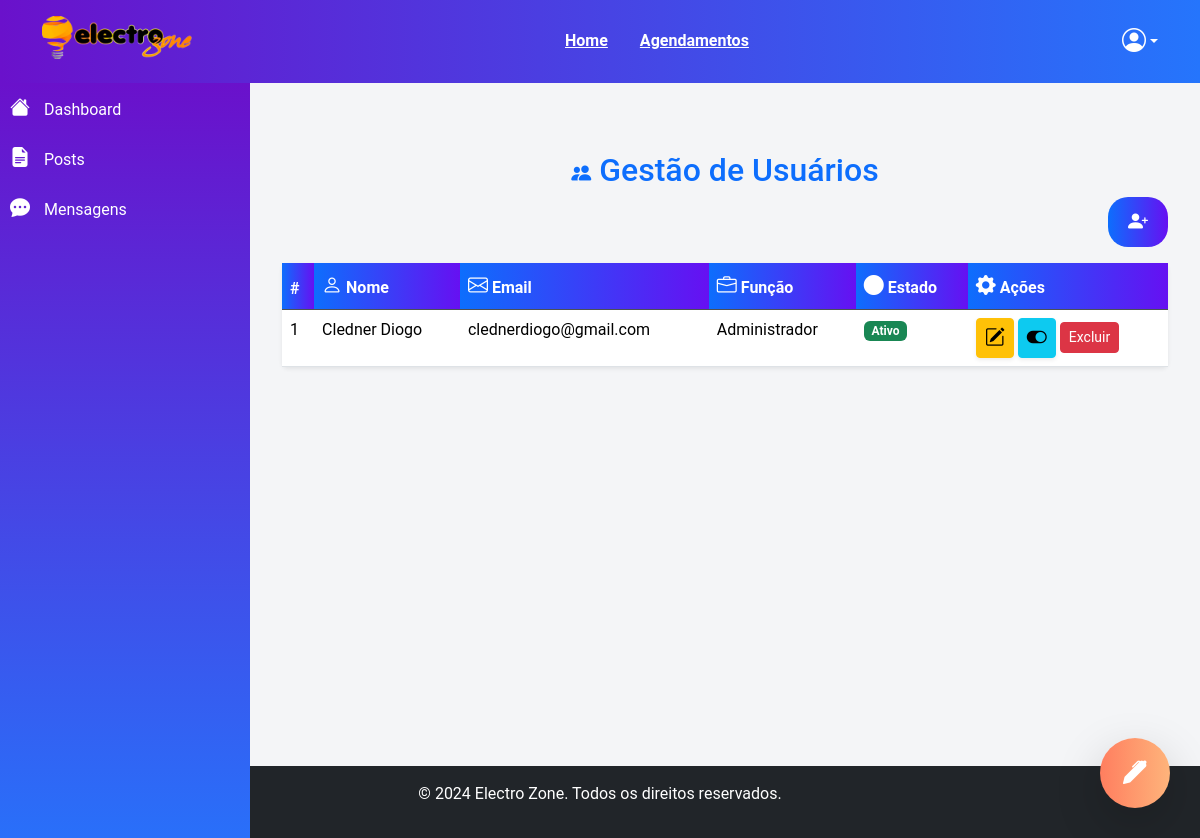
Before: /usuarios/novo with the older database file.
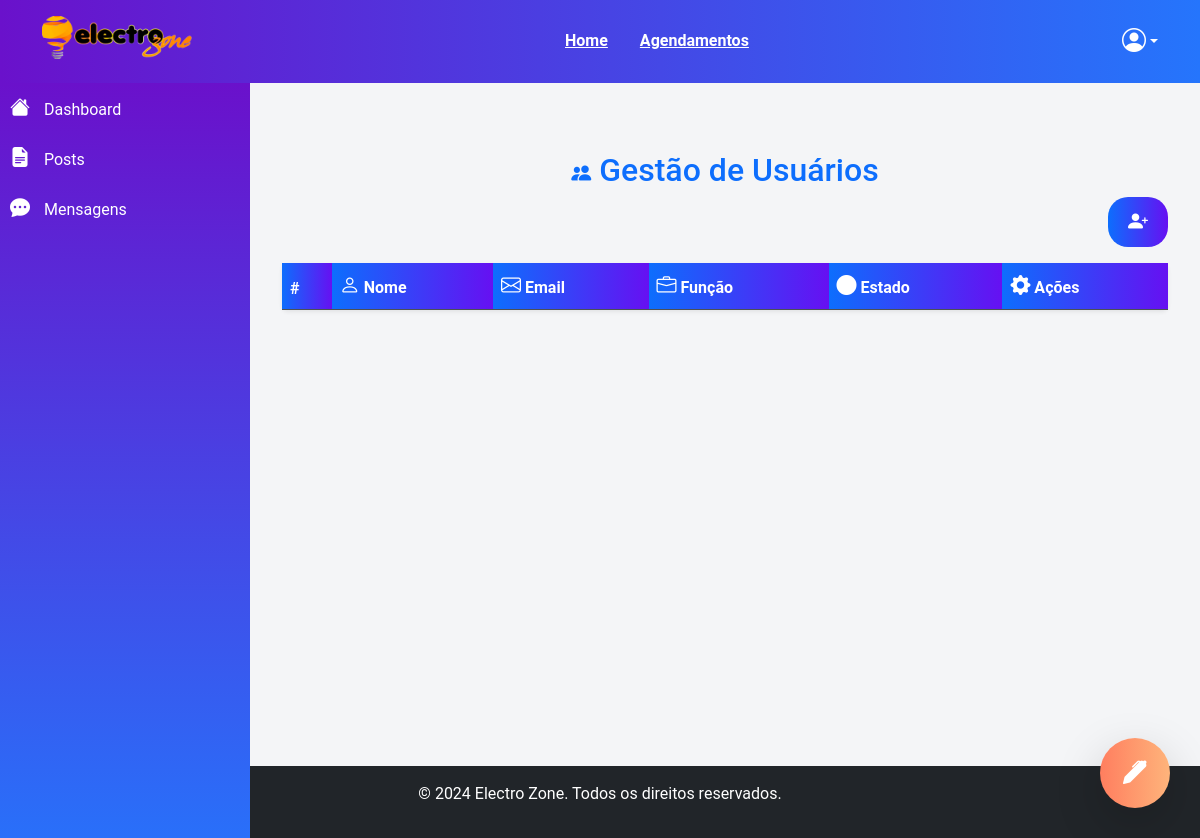
After: the same page with the newer database file.
### main.py (models this page shows, shortened)
class User(UserMixin,db.Model):
    id = db.Column(db.Integer, primary_key=True)
    nome = db.Column(db.String(150), unique=True, nullable=False)
    email = db.Column(db.String(150), unique=True, nullable=False)
    senha = db.Column(db.String(200), nullable=False)
    criado_em = db.Column(db.DateTime, default=datetime.utcnow, nullable=False)
    atualizado_em = db.Column(db.DateTime, default=datetime.utcnow, onupdate=datetime.utcnow, nullable=False)
    ativo = db.Column(db.Boolean, default=True, nullable=False)
    role = db.Column(db.String(50), default='Admin', nullable=False)  # Exemplos: 'admin', 'usuario', 'moderador'
    reset_token = db.Column(db.String(100), nullable=True)
    reset_token_expira_em = db.Column(db.DateTime, nullable=True)

### main.py (the view, shortened to what this page needs)
@app.route('/usuarios/novo', methods=['GET', 'POST'])
def criar_usuario():
    usuarios = User.query.all()
    return render_template('listar.html',  usuarios=usuarios)

### templates/listar.html (shortened to what this page needs)
{% extends "base.html" %}
{% block content %}
<div class="container mt-5">
    <h2 class="text-center text-primary"><i class="bi bi-people-fill"></i> Gestão de Usuários</h2>
    <div class="text-end mb-3">
        <button type="button" class="btn btn-gradient btn-lg" data-bs-toggle="modal" data-bs-target="#criarUsuarioModal">
            <i class="bi bi-person-plus-fill"></i>
        </button>
    </div>
    <table class="table table-hover shadow-sm rounded">
        <thead class="table-dark">
            <tr>
                <th>#</th>
                <th><i class="bi bi-person"></i> Nome</th>
                <th><i class="bi bi-envelope"></i> Email</th>
                <th><i class="bi bi-briefcase"></i> Função</th>
                <th><i class="bi bi-circle-fill"></i> Estado</th>
                <th><i class="bi bi-gear-fill"></i> Ações</th>
            </tr>
        </thead>
        <tbody>
            {% for usuario in usuarios %}
            <tr>
                <td>{{ usuario.id }}</td>
                <td>{{ usuario.nome }}</td>
                <td>{{ usuario.email }}</td>
                <td>{{ usuario.role }}</td>
                <td>
                    <span class="badge {{ 'bg-success' if usuario.ativo else 'bg-danger' }}">
                        {{ "Ativo" if usuario.ativo else "Inativo" }}
                    </span>
                </td>
                <td>
                    <a href="{{ url_for('editar_usuario', id=usuario.id) }}" class="btn btn-warning btn-sm shadow-sm">
                        <i class="bi bi-pencil-square"></i>
                    </a>
                    <form action="{{ url_for('alterar_status_usuario', id=usuario.id) }}" method="post" style="display:inline;">
                        <button type="submit" class="btn btn-info btn-sm shadow-sm">
                            <i class="bi {{ 'bi-toggle-on' if usuario.ativo else 'bi-toggle-off' }}"></i>
                        </button>
                    </form>
                    <button class="btn btn-danger btn-sm" data-bs-toggle="modal" data-bs-target="#confirmDeleteModal"
                        data-id="{{ usuario.id }}" data-nome="{{ usuario.nome }}">Excluir</button>
                </td>
            </tr>
            {% endfor %}
        </tbody>
    </table>
</div>
{% endblock %}

### templates/base.html (shortened to what this page needs)
<!DOCTYPE html>
<html lang="en">
<head>
     <link rel="stylesheet" href="https://cdn.jsdelivr.net/npm/bootstrap@5.3.2/dist/css/bootstrap.min.css">
   <link href="https://cdn.jsdelivr.net/npm/bootstrap-icons/font/bootstrap-icons.css" rel="stylesheet">
    <link rel="stylesheet" href="{{ url_for('static', filename='styles.css') }}">
</head>
<body>
<header class="py-3 bg-dark">
    <div class="container d-flex align-items-center justify-content-between">
        <h1><img src="{{ url_for('static', filename='uploads/logo.png') }}" alt="Electro Zone Logo" class="img-fluid" style="max-width: 150px;"></h1>
        <nav class="d-none d-md-flex align-items-center">
            <a href="/" class="text-white mx-3">Home</a>
            <a href="/scheduled_posts" class="text-white mx-3">Agendamentos</a>
        </nav>
        <div class="dropdown">
            <a class="text-white d-flex align-items-center text-decoration-none dropdown-toggle" href="#" role="button" id="userMenu" data-bs-toggle="dropdown" aria-expanded="false">
                <i class="bi bi-person-circle fs-4"></i>
            </a>
        </div>
    </div>
</header>
<div class="d-flex">
    <aside class="sidebar d-none d-lg-block bg-light">
        <ul class="nav flex-column">
            <li class="nav-item">
                <a href="/" class="nav-link"><i class="bi bi-house-fill"></i> Dashboard</a>
            </li>
            <li class="nav-item">
                <a href="/posts" class="nav-link"><i class="bi bi-file-earmark-text-fill"></i> Posts</a>
            </li>
            <li class="nav-item">
                <a href="/get_messages" class="nav-link"><i class="bi bi-chat-dots-fill"></i> Mensagens</a>
            </li>
        </ul>
    </aside>
<main class="container.mt-5 flex-grow-1">
            {% block content %}{% endblock %}
        </main>
</div>
    <div class="floating-btn">
        <button id="main-btn" class="btn btn-primary shadow-lg rounded-circle">
            <i class="bi bi-pen-fill fs-4"></i>
        </button>
    </div>
<link rel="stylesheet" href="https://cdn.jsdelivr.net/npm/@joeattardi/emoji-button@4.6.0/dist/emoji-button.min.css">
    <footer class="bg-dark text-white text-center py-3">
        <p>© 2024 Electro Zone. Todos os direitos reservados.</p>
    </footer>
</body>
</html>

### static/styles.css (style rules this page uses)
body { font-family: 'Arial', sans-serif; }
.sidebar { width: 250px; min-height: 100vh; }
footer { background-color: #333; color: #fff; }
.floating-btn { position: fixed; bottom: 30px; right: 30px; z-index: 1000; }
#main-btn { width: 60px; height: 60px; }
.btn-gradient { background: linear-gradient(to right, #ff7e5f, #feb47b); border: none; color: white; transition: background 0.3s ease, transform 0.2s ease; }

### templates/base.html (style rules this page uses)
.bi { font-size: 1.25rem; }
body { font-family: 'Arial', sans-serif; background-color: #f8f9fa; }
header { background: linear-gradient(to right, #6a11cb, #2575fc); color: white; }
header h1 { font-size: 1.5rem; }
header nav a { color: white; font-weight: 600; margin-left: 20px; }
.sidebar { width: 250px; min-height: 100vh; background: linear-gradient(to bottom, #6a11cb, #2575fc); color: white; position: fixed; }
.sidebar .nav-link { color: white; font-size: 1rem; padding: 10px; }
.sidebar .nav-link i { margin-right: 10px; }
main { margin-left: 250px; padding: 20px; }
.floating-btn { position: fixed; bottom: 30px; right: 30px; z-index: 1000; }
#main-btn { width: 70px; height: 70px; background: linear-gradient(to right, #ff7e5f, #feb47b); border: none; color: white; font-size: 24px; display: flex; justify-content: center; align-items: center; border-radius: 50%; box-shadow: 0 8px 15px rgba(0, 0, 0, 0.2); transition: all 0.3s ease; }
footer { background: #333; color: white; text-align: center; padding: 15px 0; }
.btn-gradient { background: linear-gradient(to right, #ff7e5f, #feb47b); color: white; border: none; }
.container.mt-5 { height: 595px; overflow-y: auto; }

### templates/listar.html (style rules this page uses)
body { font-family: 'Roboto', sans-serif; background-color: #f4f5f7; height: 100%; }
.btn-gradient { background: linear-gradient(to right, #6a11cb, #2575fc); color: white; border: none; padding: 10px 20px; border-radius: 20px; font-weight: bold; transition: all 0.3s ease; }
.table-dark th { background: linear-gradient(to right, #6a11cb, #2575fc); color: white; }
.btn-gradient { background: linear-gradient(to right, #0d6efd, #6610f2); color: white; border: none; padding: 10px 20px; border-radius: 20px; font-weight: bold; transition: all 0.3s ease; }
.table-dark th { background: linear-gradient(to right, #0d6efd, #6610f2); color: white; }

Changed rows visible on the page:
removed User: id "1", nome "Cledner Diogo", email "clednerdiogo@gmail.com", role "Administrador", ativo "Ativo"
